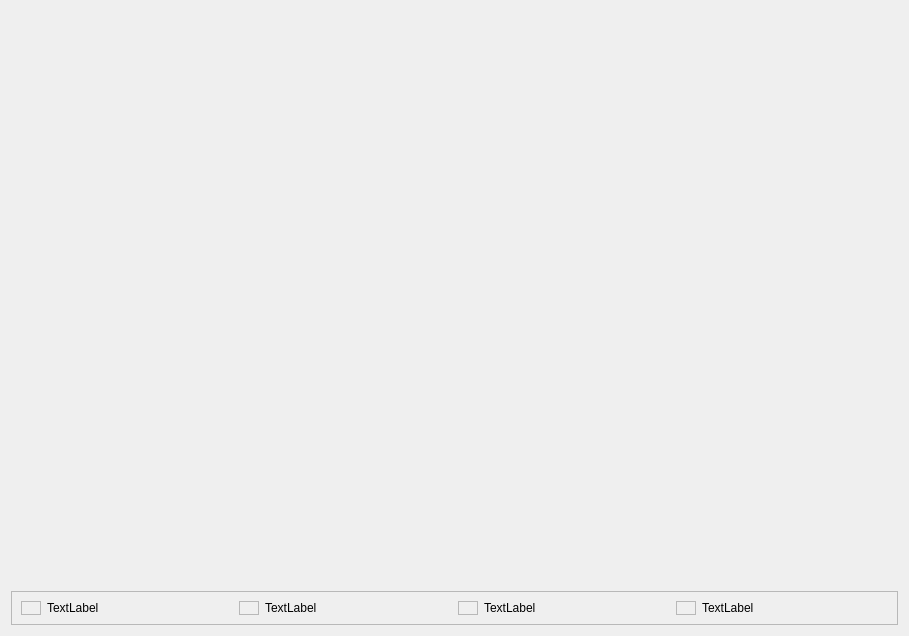
<?xml version="1.0" encoding="UTF-8"?>
<ui version="4.0">
 <class>Form</class>
 <widget class="QWidget" name="Form">
  <property name="geometry">
   <rect>
    <x>0</x>
    <y>0</y>
    <width>909</width>
    <height>636</height>
   </rect>
  </property>
  <property name="windowTitle">
   <string>Form</string>
  </property>
  <layout class="QVBoxLayout" name="verticalLayout">
   <item>
    <widget class="PlotWidget" name="cpuHistoryGraph" native="true">
     <property name="sizePolicy">
      <sizepolicy hsizetype="Expanding" vsizetype="Expanding">
       <horstretch>0</horstretch>
       <verstretch>0</verstretch>
      </sizepolicy>
     </property>
    </widget>
   </item>
   <item>
    <widget class="QFrame" name="frame">
     <property name="frameShape">
      <enum>QFrame::StyledPanel</enum>
     </property>
     <property name="frameShadow">
      <enum>QFrame::Raised</enum>
     </property>
     <layout class="QHBoxLayout" name="horizontalLayout">
      <item>
       <widget class="QFrame" name="frame_2">
        <property name="sizePolicy">
         <sizepolicy hsizetype="Fixed" vsizetype="Preferred">
          <horstretch>0</horstretch>
          <verstretch>0</verstretch>
         </sizepolicy>
        </property>
        <property name="minimumSize">
         <size>
          <width>20</width>
          <height>0</height>
         </size>
        </property>
        <property name="frameShape">
         <enum>QFrame::StyledPanel</enum>
        </property>
        <property name="frameShadow">
         <enum>QFrame::Raised</enum>
        </property>
       </widget>
      </item>
      <item>
       <widget class="QLabel" name="label">
        <property name="text">
         <string>TextLabel</string>
        </property>
       </widget>
      </item>
      <item>
       <widget class="QFrame" name="frame_7">
        <property name="sizePolicy">
         <sizepolicy hsizetype="Fixed" vsizetype="Preferred">
          <horstretch>0</horstretch>
          <verstretch>0</verstretch>
         </sizepolicy>
        </property>
        <property name="minimumSize">
         <size>
          <width>20</width>
          <height>0</height>
         </size>
        </property>
        <property name="frameShape">
         <enum>QFrame::StyledPanel</enum>
        </property>
        <property name="frameShadow">
         <enum>QFrame::Raised</enum>
        </property>
       </widget>
      </item>
      <item>
       <widget class="QLabel" name="label_7">
        <property name="text">
         <string>TextLabel</string>
        </property>
       </widget>
      </item>
      <item>
       <widget class="QFrame" name="frame_3">
        <property name="sizePolicy">
         <sizepolicy hsizetype="Fixed" vsizetype="Preferred">
          <horstretch>0</horstretch>
          <verstretch>0</verstretch>
         </sizepolicy>
        </property>
        <property name="minimumSize">
         <size>
          <width>20</width>
          <height>0</height>
         </size>
        </property>
        <property name="frameShape">
         <enum>QFrame::StyledPanel</enum>
        </property>
        <property name="frameShadow">
         <enum>QFrame::Raised</enum>
        </property>
       </widget>
      </item>
      <item>
       <widget class="QLabel" name="label_6">
        <property name="text">
         <string>TextLabel</string>
        </property>
       </widget>
      </item>
      <item>
       <widget class="QFrame" name="frame_5">
        <property name="sizePolicy">
         <sizepolicy hsizetype="Fixed" vsizetype="Preferred">
          <horstretch>0</horstretch>
          <verstretch>0</verstretch>
         </sizepolicy>
        </property>
        <property name="minimumSize">
         <size>
          <width>20</width>
          <height>0</height>
         </size>
        </property>
        <property name="frameShape">
         <enum>QFrame::StyledPanel</enum>
        </property>
        <property name="frameShadow">
         <enum>QFrame::Raised</enum>
        </property>
       </widget>
      </item>
      <item>
       <widget class="QLabel" name="label_5">
        <property name="text">
         <string>TextLabel</string>
        </property>
       </widget>
      </item>
     </layout>
    </widget>
   </item>
  </layout>
 </widget>
 <customwidgets>
  <customwidget>
   <class>PlotWidget</class>
   <extends>QWidget</extends>
   <header>pyqtgraph</header>
   <container>1</container>
  </customwidget>
 </customwidgets>
 <resources/>
 <connections/>
</ui>
